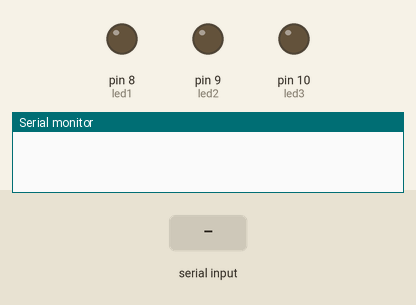
This sketch was run on a simulated Arduino Uno, built with avr-gcc and run on an emulated ATmega328P. Parts: output pins drawn as LEDs (lit = HIGH), the last lines printed to the serial monitor. The test bench sets the inputs (shaded band).

Above: at 1.2 s.
1.3 s: "1" received over Serial
At 1.8 s:
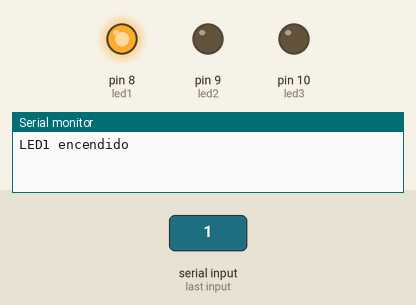
2.8 s: "2" received over Serial
At 4.0 s:
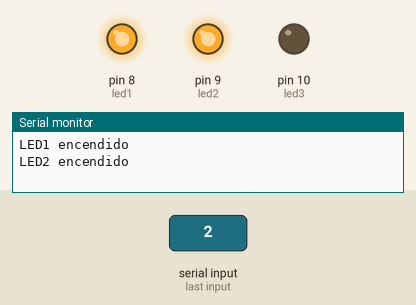
4.3 s: "3" received over Serial
At 5.3 s:
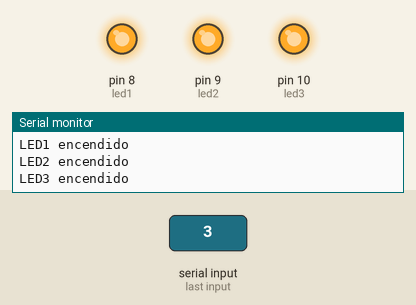
Timing chart, 0 to 7.3 s (numbered marks = the images above; inputs shaded):
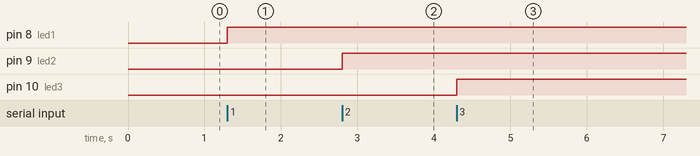

The sketch:

pruebaUSBoalgoasi.ino
```cpp
/**
 * @file pruebaUSBoalgoasi.ino
 * @brief Ejemplo de recepción de comandos seriales en Arduino enviados desde una Raspberry Pi.
 *
 * Este código demuestra cómo un Arduino puede recibir comandos a través del puerto serial,
 * enviados por una Raspberry Pi, para controlar el estado de tres LEDs conectados a los pines 8, 9 y 10.
 * Dependiendo del comando recibido ('1', '2', '3' para encender cada LED individualmente, y 'a' para apagar todos),
 * el Arduino realiza la acción correspondiente y envía una confirmación por el mismo canal serial.
 *
 * El propósito principal de este ejemplo es mostrar la interacción básica entre una Raspberry Pi y un Arduino
 * mediante comunicación serial, permitiendo el control remoto de dispositivos conectados al Arduino.
 */
/*Hecho con chat GPT*/


int led1 = 8;
int led2 = 9;
int led3 = 10;

void setup() {
  pinMode(led1, OUTPUT);
  pinMode(led2, OUTPUT);
  pinMode(led3, OUTPUT);
  Serial.begin(9600);
}

void loop() {
  if (Serial.available() > 0) {
    char comando = Serial.read();

    if (comando == '1') {
      digitalWrite(led1, HIGH);
      Serial.println("LED1 encendido");
    } else if (comando == '2') {
      digitalWrite(led2, HIGH);
      Serial.println("LED2 encendido");
    } else if (comando == '3') {
      digitalWrite(led3, HIGH);
      Serial.println("LED3 encendido");
    } else if (comando == 'a') {
      digitalWrite(led1, LOW);
      digitalWrite(led2, LOW);
      digitalWrite(led3, LOW);
      Serial.println("Todos apagados");
    }
  }
}
```

Measured:
- after the input at 1.3 s, pin 8 (led1): LOW → HIGH at once
- after the input at 2.8 s, pin 9 (led2): LOW → HIGH at once
- after the input at 4.3 s, pin 10 (led3): LOW → HIGH at once
